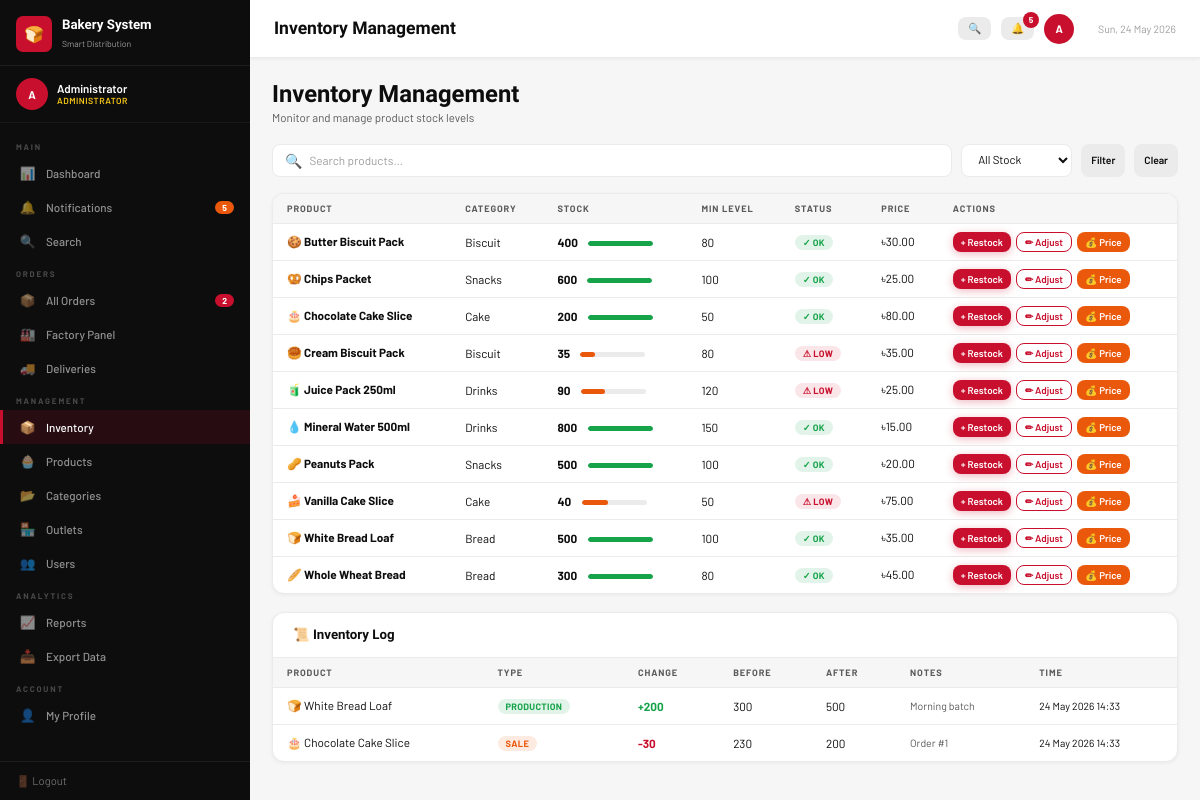
The app's page /inventory.php (signed in) with its own data.
### tables this page shows
CREATE TABLE products (
    id INT AUTO_INCREMENT PRIMARY KEY,
    name VARCHAR(100) NOT NULL,
    category_id INT,
    price DECIMAL(10,2) NOT NULL,
    stock INT DEFAULT 0,
    min_stock INT DEFAULT 50,
    unit VARCHAR(20) DEFAULT 'piece',
    emoji VARCHAR(10) DEFAULT '🛍',
    active TINYINT(1) DEFAULT 1,
    created_at DATETIME DEFAULT CURRENT_TIMESTAMP
);

CREATE TABLE categories (
    id INT AUTO_INCREMENT PRIMARY KEY,
    name VARCHAR(50) NOT NULL
);

CREATE TABLE inventory_log (
    id INT AUTO_INCREMENT PRIMARY KEY,
    product_id INT NOT NULL,
    type ENUM('production','sale','adjustment','return') NOT NULL,
    change_qty INT NOT NULL,
    before_qty INT,
    after_qty INT,
    notes VARCHAR(255),
    done_by INT,                       
    created_at DATETIME DEFAULT CURRENT_TIMESTAMP
);

### config.php (called while the page is built, shortened)
<?php
function tk($amount) {
    return '৳' . number_format($amount, 2);
}
?>

### inventory.php (the view, shortened to what this page needs)
<?php
require_once 'config.php';
$where = "p.active=1";
$products = $conn->query("
    SELECT p.*, c.name AS cat_name
    FROM products p JOIN categories c ON p.category_id=c.id
    WHERE $where ORDER BY p.name
");
$log = $conn->query("
    SELECT il.*, p.name AS prod_name, p.emoji, u.name AS done_by_name
    FROM inventory_log il
    JOIN products p ON il.product_id=p.id
    LEFT JOIN users u ON il.done_by=u.id
    ORDER BY il.created_at DESC LIMIT 10
");
include 'includes/header.php';
?>
<div class="ph">
  <div><h1>Inventory Management</h1><p>Monitor and manage product stock levels</p></div>
</div>
<div class="tb">
  <form method="GET" style="display:flex;gap:9px;flex:1;flex-wrap:wrap">
    <div class="sw-input">
      <span>🔍</span>
      <input type="text" name="search" placeholder="Search products…" value="<?= htmlspecialchars($_GET['search'] ?? '') ?>">
    </div>
    <select class="fsel" name="filter" onchange="this.form.submit()">
      <option value="">All Stock</option>
    </select>
    <button type="submit" class="btn btn-s sm">Filter</button>
    <a href="inventory.php" class="btn btn-s sm">Clear</a>
  </form>
</div>
<div class="card">
  <div class="tw">
    <table>
      <thead><tr><th>Product</th><th>Category</th><th>Stock</th><th>Min Level</th><th>Status</th><th>Price</th><th>Actions</th></tr></thead>
      <tbody>
        <?php if ($products->num_rows > 0):
          while ($p = $products->fetch_assoc()):
            $pct = min(100, round(($p['stock'] / max(1,$p['min_stock'])) * 50));
            $sf  = $p['stock'] <= 0 ? 'sf-crit' : ($p['stock'] < $p['min_stock'] ? 'sf-low' : 'sf-ok');
            $status_ok = $p['stock'] >= $p['min_stock'];
        ?>
        <tr>
          <td><?= $p['emoji'] ?> <strong><?= htmlspecialchars($p['name']) ?></strong></td>
          <td><?= htmlspecialchars($p['cat_name']) ?></td>
          <td>
            <strong><?= $p['stock'] ?></strong>
            <div class="sbar"><div class="sf <?= $sf ?>" style="width:<?= $pct ?>%"></div></div>
          </td>
          <td><?= $p['min_stock'] ?></td>
          <td><span class="badge <?= $status_ok?'b-ok':'b-low' ?>"><?= $status_ok?'✓ OK':'⚠ Low' ?></span></td>
          <td><?= tk($p['price']) ?></td>
          <td style="display:flex;gap:5px;padding:8px 14px;flex-wrap:wrap">
            <button class="btn btn-p xs" onclick="openRestock(<?= $p['id'] ?>,'<?= addslashes($p['name']) ?>',<?= $p['stock'] ?>)">+ Restock</button>
            <button class="btn btn-o xs" onclick="openAdjust(<?= $p['id'] ?>,'<?= addslashes($p['name']) ?>',<?= $p['stock'] ?>)">✏ Adjust</button>
            <button class="btn btn-w xs" onclick="openPrice(<?= $p['id'] ?>,'<?= addslashes($p['name']) ?>',<?= $p['price'] ?>)">💰 Price</button>
          </td>
        </tr>
        <?php endwhile; else: ?>
        <tr><td colspan="7"><div class="es"><div class="ei">📦</div><p>No products found.</p></div></td></tr>
        <?php endif; ?>
      </tbody>
    </table>
  </div>
</div>
<div class="card">
  <div class="ch"><h3>📜 Inventory Log</h3></div>
  <div class="tw">
    <table>
      <thead><tr><th>Product</th><th>Type</th><th>Change</th><th>Before</th><th>After</th><th>Notes</th><th>Time</th></tr></thead>
      <tbody>
        <?php if ($log->num_rows > 0):
          while ($l = $log->fetch_assoc()):
            $type_badge = ['production'=>'b-deliv','sale'=>'b-pend','adjustment'=>'b-proc','return'=>'b-ready'][$l['type']] ?? 'b-pend';
        ?>
        <tr>
          <td><?= $l['emoji'] ?> <?= htmlspecialchars($l['prod_name']) ?></td>
          <td><span class="badge <?= $type_badge ?>"><?= $l['type'] ?></span></td>
          <td style="color:<?= $l['change_qty']>=0?'var(--green)':'var(--red)' ?>;font-weight:700">
            <?= $l['change_qty']>=0?'+'.$l['change_qty']:$l['change_qty'] ?>
          </td>
          <td><?= $l['before_qty'] ?></td>
          <td><?= $l['after_qty'] ?></td>
          <td style="font-size:.75rem;color:var(--g600)"><?= htmlspecialchars($l['notes']) ?></td>
          <td style="font-size:.74rem"><?= date('d M Y H:i', strtotime($l['created_at'])) ?></td>
        </tr>
        <?php endwhile; else: ?>
        <tr><td colspan="7"><div class="es" style="padding:16px"><p>No log entries yet.</p></div></td></tr>
        <?php endif; ?>
      </tbody>
    </table>
  </div>
</div>
<?php include 'includes/footer.php'; ?>

### style.css (style rules this page uses)
:root { --red: #C8102E; --red2: #9B0B22; --black: #0D0D0D; --dark: #1A1A1A; --gold: #F5C518; --white: #fff; --g100: #F6F6F6; --g200: #EBEBEB; --g300: #D4D4D4; --g400: #9E9E9E; --g600: #5A5A5A; --green: #16A34A; --orange: #EA580C; --blue: #1D4ED8; --sw: 250px; --hh: 58px; --r: 8px; }
*, *::before, *::after { box-sizing: border-box; margin: 0; padding: 0; }
html { font-size: 14px; }
body { font-family: 'Barlow', sans-serif; background: var(--g100); color: var(--black); min-height: 100vh; }
h1,h2,h3,h4 { font-family: 'Barlow Condensed', sans-serif; font-weight: 700; line-height: 1.2; }
a { color: var(--red); text-decoration: none; }
.card { background:#fff; border-radius:12px; border:1px solid var(--g200); box-shadow:0 1px 4px rgba(0,0,0,.06); overflow:hidden; margin-bottom:18px; }
.ch { padding:14px 20px; border-bottom:1px solid var(--g200); display:flex; align-items:center; justify-content:space-between; gap:10px; }
.ch h3 { font-size:.95rem; }
.tw { overflow-x:auto; }
table { width:100%; border-collapse:collapse; font-size:.84rem; }
thead th { background:var(--g100); color:var(--g600); font-size:.66rem; font-weight:700; letter-spacing:.9px; text-transform:uppercase; padding:9px 14px; text-align:left; white-space:nowrap; border-bottom:1px solid var(--g200); }
tbody tr { border-bottom:1px solid var(--g200); transition:.1s; }
tbody tr:last-child { border-bottom:none; }
tbody td { padding:10px 14px; vertical-align:middle; }
.badge { display:inline-block; padding:2px 8px; border-radius:20px; font-size:.66rem; font-weight:700; letter-spacing:.3px; text-transform:uppercase; white-space:nowrap; }
.b-pend { background:rgba(234,88,12,.12); color:var(--orange); }
.b-deliv { background:rgba(22,163,74,.12); color:var(--green); }
.b-ok { background:rgba(22,163,74,.12); color:var(--green); }
.b-low { background:rgba(200,16,46,.1); color:var(--red); }
.btn { display:inline-flex; align-items:center; gap:5px; padding:7px 14px; border-radius:var(--r); font-family:'Barlow',sans-serif; font-size:.8rem; font-weight:600; cursor:pointer; border:none; transition:.15s; white-space:nowrap; text-decoration:none; }
.btn-p { background:var(--red); color:#fff; box-shadow:0 2px 8px rgba(200,16,46,.3); }
.btn-s { background:var(--g200); color:var(--black); }
.btn-o { background:transparent; border:1.5px solid var(--red); color:var(--red); }
.btn-w { background:var(--orange); color:#fff; }
.sm { padding:5px 10px; font-size:.74rem; }
.xs { padding:3px 8px; font-size:.7rem; }
.tb { display:flex; align-items:center; gap:9px; margin-bottom:16px; flex-wrap:wrap; }
.sw-input { display:flex; align-items:center; gap:7px; background:#fff; border:1.5px solid var(--g200); border-radius:var(--r); padding:7px 12px; flex:1; min-width:160px; }
.sw-input input { border:none; outline:none; font-family:'Barlow',sans-serif; font-size:.84rem; background:transparent; width:100%; color:var(--black); }
.sw-input input::placeholder { color:var(--g400); }
.fsel { border:1.5px solid var(--g200); border-radius:var(--r); padding:7px 12px; font-family:'Barlow',sans-serif; font-size:.82rem; color:var(--black); background:#fff; cursor:pointer; }
.sbar { height:5px; background:var(--g200); border-radius:3px; overflow:hidden; width:65px; display:inline-block; vertical-align:middle; margin-left:8px; }
.sf { height:100%; border-radius:3px; }
.sf-ok { background:var(--green); }
.sf-low { background:var(--orange); }
.ph { display:flex; align-items:flex-start; justify-content:space-between; margin-bottom:20px; gap:13px; flex-wrap:wrap; }
.ph h1 { font-size:1.7rem; }
.ph p { color:var(--g600); font-size:.82rem; margin-top:2px; }

### records on screen
products: emoji "🍪", name "Butter Biscuit Pack", category.name "Biscuit", stock "400", min_stock "80", shows "✓ OK", price "৳30.00"
products: emoji "🥨", name "Chips Packet", category.name "Snacks", stock "600", min_stock "100", shows "✓ OK", price "৳25.00"
products: emoji "🎂", name "Chocolate Cake Slice", category.name "Cake", stock "200", min_stock "50", shows "✓ OK", price "৳80.00"
products: emoji "🥮", name "Cream Biscuit Pack", category.name "Biscuit", stock "35", min_stock "80", shows "⚠ LOW", price "৳35.00"
products: emoji "🧃", name "Juice Pack 250ml", category.name "Drinks", stock "90", min_stock "120", shows "⚠ LOW", price "৳25.00"
products: emoji "💧", name "Mineral Water 500ml", category.name "Drinks", stock "800", min_stock "150", shows "✓ OK", price "৳15.00"
products: emoji "🥜", name "Peanuts Pack", category.name "Snacks", stock "500", min_stock "100", shows "✓ OK", price "৳20.00"
products: emoji "🍰", name "Vanilla Cake Slice", category.name "Cake", stock "40", min_stock "50", shows "⚠ LOW", price "৳75.00"
products: emoji "🍞", name "White Bread Loaf", category.name "Bread", stock "500", min_stock "100", shows "✓ OK", price "৳35.00"
products: emoji "🥖", name "Whole Wheat Bread", category.name "Bread", stock "300", min_stock "80", shows "✓ OK", price "৳45.00"
inventory_log: product.emoji "🍞", product.name "White Bread Loaf", type "PRODUCTION", change_qty "200", before_qty "300", after_qty "500", notes "Morning batch", created_at "24 May 2026 14:33"
inventory_log: product.emoji "🎂", product.name "Chocolate Cake Slice", type "SALE", change_qty "-30", before_qty "230", after_qty "200", notes "Order #1", created_at "24 May 2026 14:33"

### other values on screen
$initials "A"
$user_name "Administrator"
$role_label "ADMINISTRATOR"
$section_name "MAIN"
$icon "📊"
$label "Dashboard"
$icon "🔔"
$label "Notifications"
$notif_count "5"
$icon "🔍"
$label "Search"
$section_name "ORDERS"
$icon "📦"
$label "All Orders"
$pending_count "2"
